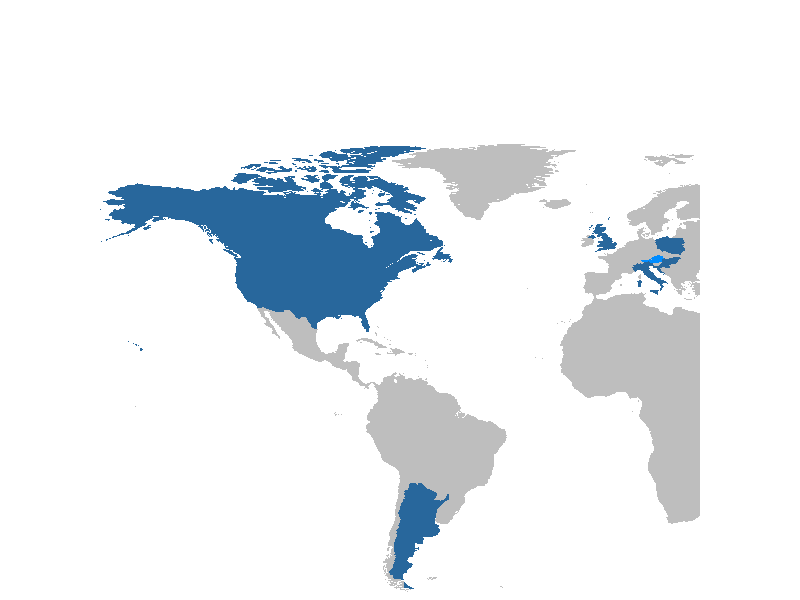
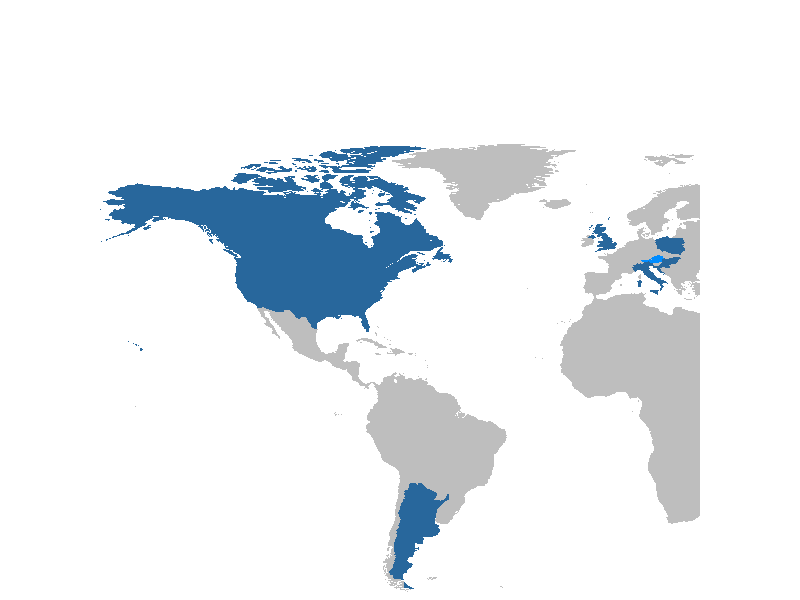

Generate these figures, in order, with R:
library(tidyverse)
library(here)

world_map <- map_data("world") |> 
  filter(! long > 180)

countries <- world_map |> 
  distinct(region) |> 
  mutate(present = as.factor(case_when(region %in% c("USA", "Canada", "UK", "Hungary", "Argentina", "Italy", "Croatia", "Poland") ~ 2,
                                       region == "Austria" ~ 1,
                                       .default = 0)))

countries |> 
  ggplot(aes(fill = present, map_id = region)) +
  geom_map(map = world_map) +
  # expand_limits(x = world_map$long, y = world_map$lat) +
  lims(x = c(-160, 20), y = c(-50, 120)) +
  scale_fill_manual(values = c("grey", "#008cff", "#28679C")) +
  theme_void() +
  theme(legend.position = "none",
        aspect.ratio = 1)
ggsave(here("md1_countries_orig.tiff"), width = 5, height = 4, dpi = 300)
